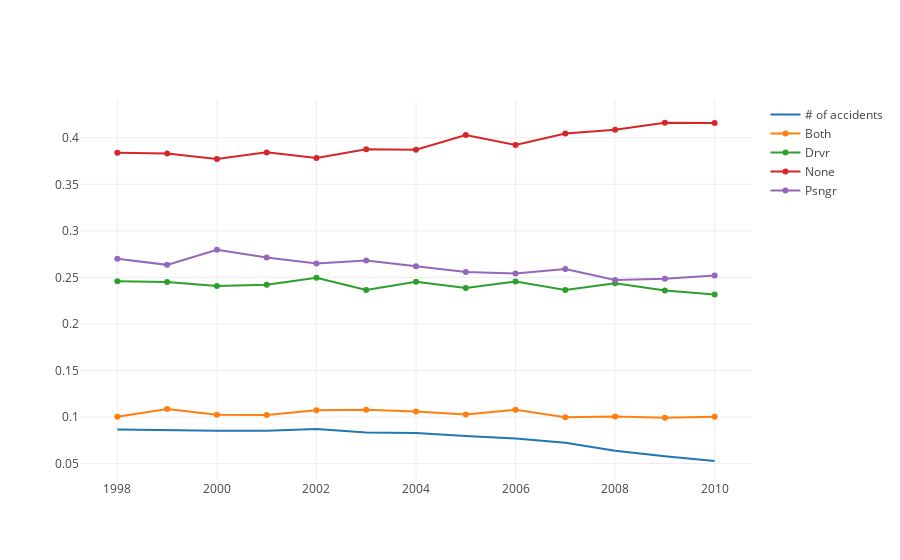

The code cell stored with this chart in its notebook:
### Code cell
iplot_data = []

plot = Scatter(x=data_grp_year_count.year, y=data_grp_year_count.caseid/len(data.index), \
               mode='lines', name=str('# of accidents'))
iplot_data.append(plot)

for death_type in (data_grp_y_death_type_ratioed.death_type.unique()):
    new_data = data_grp_y_death_type_ratioed[data_grp_y_death_type_ratioed.death_type == death_type].reset_index()
    plot = Scatter(x=new_data.year, y=new_data.caseid, mode='lines+markers', name=str(death_type))
    iplot_data.append(plot)
iplot(iplot_data)

### Figure 1 — Plotly figure (JSON) as saved in the notebook; plotly's stock layout.template omitted (floating-point values rounded to 4 significant figures)
{"data": [{"mode": "lines", "name": "# of accidents", "type": "scatter", "x": [1998, 1999, 2000, 2001, 2002, 2003, 2004, 2005, 2006, 2007, 2008, 2009, 2010], "y": [0.08666, 0.08575, 0.08531, 0.08539, 0.08701, 0.08335, 0.08294, 0.0795, 0.07705, 0.07241, 0.0639, 0.05797, 0.05277]}, {"mode": "lines+markers", "name": "Both", "type": "scatter", "x": [1998, 1999, 2000, 2001, 2002, 2003, 2004, 2005, 2006, 2007, 2008, 2009, 2010], "y": [0.1002, 0.1085, 0.1024, 0.1021, 0.1074, 0.1079, 0.1058, 0.1027, 0.1079, 0.09986, 0.1006, 0.09929, 0.1004]}, {"mode": "lines+markers", "name": "Drvr", "type": "scatter", "x": [1998, 1999, 2000, 2001, 2002, 2003, 2004, 2005, 2006, 2007, 2008, 2009, 2010], "y": [0.2457, 0.245, 0.2406, 0.2421, 0.2495, 0.2364, 0.2452, 0.2386, 0.2456, 0.2365, 0.2436, 0.236, 0.2317]}, {"mode": "lines+markers", "name": "None", "type": "scatter", "x": [1998, 1999, 2000, 2001, 2002, 2003, 2004, 2005, 2006, 2007, 2008, 2009, 2010], "y": [0.384, 0.383, 0.3773, 0.3843, 0.3782, 0.3876, 0.3871, 0.403, 0.3923, 0.4046, 0.4085, 0.4161, 0.4157]}, {"mode": "lines+markers", "name": "Psngr", "type": "scatter", "x": [1998, 1999, 2000, 2001, 2002, 2003, 2004, 2005, 2006, 2007, 2008, 2009, 2010], "y": [0.2701, 0.2635, 0.2796, 0.2715, 0.265, 0.2681, 0.2619, 0.2557, 0.2542, 0.259, 0.2472, 0.2486, 0.2521]}], "layout": {}}
